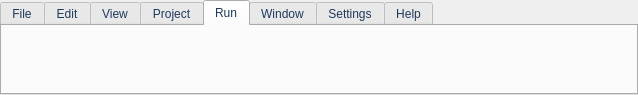
<?xml version="1.0" encoding="UTF-8"?>
<ui version="4.0">
 <class>TabWidget</class>
 <widget class="QTabWidget" name="TabWidget">
  <property name="geometry">
   <rect>
    <x>0</x>
    <y>0</y>
    <width>638</width>
    <height>95</height>
   </rect>
  </property>
  <property name="palette">
   <palette>
    <active>
     <colorrole role="WindowText">
      <brush brushstyle="SolidPattern">
       <color alpha="255">
        <red>30</red>
        <green>57</green>
        <blue>91</blue>
       </color>
      </brush>
     </colorrole>
     <colorrole role="ButtonText">
      <brush brushstyle="SolidPattern">
       <color alpha="255">
        <red>30</red>
        <green>57</green>
        <blue>91</blue>
       </color>
      </brush>
     </colorrole>
    </active>
    <inactive>
     <colorrole role="WindowText">
      <brush brushstyle="SolidPattern">
       <color alpha="255">
        <red>30</red>
        <green>57</green>
        <blue>91</blue>
       </color>
      </brush>
     </colorrole>
     <colorrole role="ButtonText">
      <brush brushstyle="SolidPattern">
       <color alpha="255">
        <red>30</red>
        <green>57</green>
        <blue>91</blue>
       </color>
      </brush>
     </colorrole>
    </inactive>
    <disabled>
     <colorrole role="WindowText">
      <brush brushstyle="SolidPattern">
       <color alpha="255">
        <red>120</red>
        <green>120</green>
        <blue>120</blue>
       </color>
      </brush>
     </colorrole>
     <colorrole role="ButtonText">
      <brush brushstyle="SolidPattern">
       <color alpha="255">
        <red>120</red>
        <green>120</green>
        <blue>120</blue>
       </color>
      </brush>
     </colorrole>
    </disabled>
   </palette>
  </property>
  <property name="font">
   <font>
    <family>Segoe UI</family>
   </font>
  </property>
  <property name="windowTitle">
   <string>TabWidget</string>
  </property>
  <property name="currentIndex">
   <number>4</number>
  </property>
  <widget class="QWidget" name="tabFile">
   <attribute name="title">
    <string>File</string>
   </attribute>
   <widget class="QWidget" name="layoutWidget">
    <property name="geometry">
     <rect>
      <x>0</x>
      <y>0</y>
      <width>631</width>
      <height>71</height>
     </rect>
    </property>
    <layout class="QHBoxLayout" name="horizontalLayout" stretch="1,2,0">
     <property name="margin">
      <number>1</number>
     </property>
     <item>
      <widget class="QGroupBox" name="groupBox">
       <property name="palette">
        <palette>
         <active>
          <colorrole role="WindowText">
           <brush brushstyle="SolidPattern">
            <color alpha="255">
             <red>115</red>
             <green>131</green>
             <blue>153</blue>
            </color>
           </brush>
          </colorrole>
          <colorrole role="ButtonText">
           <brush brushstyle="SolidPattern">
            <color alpha="255">
             <red>30</red>
             <green>57</green>
             <blue>91</blue>
            </color>
           </brush>
          </colorrole>
         </active>
         <inactive>
          <colorrole role="WindowText">
           <brush brushstyle="SolidPattern">
            <color alpha="255">
             <red>115</red>
             <green>131</green>
             <blue>153</blue>
            </color>
           </brush>
          </colorrole>
          <colorrole role="ButtonText">
           <brush brushstyle="SolidPattern">
            <color alpha="255">
             <red>30</red>
             <green>57</green>
             <blue>91</blue>
            </color>
           </brush>
          </colorrole>
         </inactive>
         <disabled>
          <colorrole role="WindowText">
           <brush brushstyle="SolidPattern">
            <color alpha="255">
             <red>120</red>
             <green>120</green>
             <blue>120</blue>
            </color>
           </brush>
          </colorrole>
          <colorrole role="ButtonText">
           <brush brushstyle="SolidPattern">
            <color alpha="255">
             <red>120</red>
             <green>120</green>
             <blue>120</blue>
            </color>
           </brush>
          </colorrole>
         </disabled>
        </palette>
       </property>
       <property name="title">
        <string>Test</string>
       </property>
       <property name="alignment">
        <set>Qt::AlignCenter</set>
       </property>
       <property name="flat">
        <bool>true</bool>
       </property>
       <widget class="QWidget" name="layoutWidget">
        <property name="geometry">
         <rect>
          <x>1</x>
          <y>17</y>
          <width>131</width>
          <height>57</height>
         </rect>
        </property>
        <layout class="QGridLayout" name="gridLayout">
         <property name="spacing">
          <number>0</number>
         </property>
         <item row="0" column="0" rowspan="2">
          <widget class="QToolButton" name="toolButton">
           <property name="sizePolicy">
            <sizepolicy hsizetype="Preferred" vsizetype="Preferred">
             <horstretch>0</horstretch>
             <verstretch>0</verstretch>
            </sizepolicy>
           </property>
           <property name="palette">
            <palette>
             <active>
              <colorrole role="ButtonText">
               <brush brushstyle="SolidPattern">
                <color alpha="255">
                 <red>30</red>
                 <green>57</green>
                 <blue>91</blue>
                </color>
               </brush>
              </colorrole>
             </active>
             <inactive>
              <colorrole role="ButtonText">
               <brush brushstyle="SolidPattern">
                <color alpha="255">
                 <red>30</red>
                 <green>57</green>
                 <blue>91</blue>
                </color>
               </brush>
              </colorrole>
             </inactive>
             <disabled>
              <colorrole role="ButtonText">
               <brush brushstyle="SolidPattern">
                <color alpha="255">
                 <red>120</red>
                 <green>120</green>
                 <blue>120</blue>
                </color>
               </brush>
              </colorrole>
             </disabled>
            </palette>
           </property>
           <property name="text">
            <string>Test1</string>
           </property>
           <property name="icon">
            <iconset>
             <normaloff>../../Resources/32x32/appearance.png</normaloff>../../Resources/32x32/appearance.png</iconset>
           </property>
           <property name="iconSize">
            <size>
             <width>32</width>
             <height>32</height>
            </size>
           </property>
           <property name="popupMode">
            <enum>QToolButton::DelayedPopup</enum>
           </property>
           <property name="toolButtonStyle">
            <enum>Qt::ToolButtonTextUnderIcon</enum>
           </property>
           <property name="autoRaise">
            <bool>true</bool>
           </property>
          </widget>
         </item>
         <item row="0" column="1">
          <widget class="QToolButton" name="toolButton_2">
           <property name="sizePolicy">
            <sizepolicy hsizetype="Preferred" vsizetype="Preferred">
             <horstretch>0</horstretch>
             <verstretch>0</verstretch>
            </sizepolicy>
           </property>
           <property name="text">
            <string>Test1</string>
           </property>
           <property name="toolButtonStyle">
            <enum>Qt::ToolButtonTextUnderIcon</enum>
           </property>
           <property name="autoRaise">
            <bool>true</bool>
           </property>
          </widget>
         </item>
         <item row="1" column="1">
          <widget class="QToolButton" name="toolButton_3">
           <property name="sizePolicy">
            <sizepolicy hsizetype="Preferred" vsizetype="Preferred">
             <horstretch>0</horstretch>
             <verstretch>0</verstretch>
            </sizepolicy>
           </property>
           <property name="text">
            <string>Test1</string>
           </property>
           <property name="popupMode">
            <enum>QToolButton::InstantPopup</enum>
           </property>
           <property name="toolButtonStyle">
            <enum>Qt::ToolButtonTextUnderIcon</enum>
           </property>
           <property name="autoRaise">
            <bool>true</bool>
           </property>
          </widget>
         </item>
         <item row="0" column="2">
          <spacer name="horizontalSpacer_2">
           <property name="orientation">
            <enum>Qt::Horizontal</enum>
           </property>
           <property name="sizeHint" stdset="0">
            <size>
             <width>40</width>
             <height>20</height>
            </size>
           </property>
          </spacer>
         </item>
        </layout>
       </widget>
      </widget>
     </item>
     <item>
      <widget class="QGroupBox" name="groupBox_2">
       <property name="palette">
        <palette>
         <active>
          <colorrole role="WindowText">
           <brush brushstyle="SolidPattern">
            <color alpha="255">
             <red>115</red>
             <green>131</green>
             <blue>153</blue>
            </color>
           </brush>
          </colorrole>
         </active>
         <inactive>
          <colorrole role="WindowText">
           <brush brushstyle="SolidPattern">
            <color alpha="255">
             <red>115</red>
             <green>131</green>
             <blue>153</blue>
            </color>
           </brush>
          </colorrole>
         </inactive>
         <disabled>
          <colorrole role="WindowText">
           <brush brushstyle="SolidPattern">
            <color alpha="255">
             <red>120</red>
             <green>120</green>
             <blue>120</blue>
            </color>
           </brush>
          </colorrole>
         </disabled>
        </palette>
       </property>
       <property name="title">
        <string>Font</string>
       </property>
       <property name="alignment">
        <set>Qt::AlignCenter</set>
       </property>
       <property name="flat">
        <bool>true</bool>
       </property>
       <widget class="QWidget" name="layoutWidget">
        <property name="geometry">
         <rect>
          <x>0</x>
          <y>15</y>
          <width>299</width>
          <height>56</height>
         </rect>
        </property>
        <layout class="QGridLayout" name="gridLayout_2">
         <item row="0" column="0" colspan="2">
          <widget class="QFontComboBox" name="fontComboBox">
           <property name="font">
            <font>
             <family>Segoe UI</family>
             <pointsize>9</pointsize>
            </font>
           </property>
           <property name="writingSystem">
            <enum>QFontDatabase::Latin</enum>
           </property>
           <property name="fontFilters">
            <set>QFontComboBox::AllFonts</set>
           </property>
           <property name="currentFont">
            <font/>
           </property>
          </widget>
         </item>
         <item row="0" column="2">
          <widget class="QSpinBox" name="sizeSpinBox">
           <property name="font">
            <font>
             <family>Segoe UI</family>
             <pointsize>9</pointsize>
             <weight>50</weight>
             <italic>false</italic>
             <bold>false</bold>
            </font>
           </property>
           <property name="suffix">
            <string/>
           </property>
           <property name="minimum">
            <number>1</number>
           </property>
           <property name="maximum">
            <number>32</number>
           </property>
           <property name="value">
            <number>9</number>
           </property>
          </widget>
         </item>
         <item row="0" column="3">
          <widget class="QPushButton" name="boldButton">
           <property name="sizePolicy">
            <sizepolicy hsizetype="Fixed" vsizetype="Fixed">
             <horstretch>0</horstretch>
             <verstretch>0</verstretch>
            </sizepolicy>
           </property>
           <property name="maximumSize">
            <size>
             <width>24</width>
             <height>24</height>
            </size>
           </property>
           <property name="font">
            <font>
             <family>Tahoma</family>
             <pointsize>11</pointsize>
             <weight>75</weight>
             <bold>true</bold>
            </font>
           </property>
           <property name="toolTip">
            <string>Bold</string>
           </property>
           <property name="text">
            <string>B</string>
           </property>
          </widget>
         </item>
         <item row="0" column="4">
          <widget class="QPushButton" name="italicButton">
           <property name="sizePolicy">
            <sizepolicy hsizetype="Fixed" vsizetype="Fixed">
             <horstretch>0</horstretch>
             <verstretch>0</verstretch>
            </sizepolicy>
           </property>
           <property name="maximumSize">
            <size>
             <width>24</width>
             <height>24</height>
            </size>
           </property>
           <property name="font">
            <font>
             <family>Tahoma</family>
             <pointsize>11</pointsize>
             <italic>true</italic>
            </font>
           </property>
           <property name="toolTip">
            <string>Italic</string>
           </property>
           <property name="text">
            <string>I</string>
           </property>
          </widget>
         </item>
         <item row="1" column="4">
          <widget class="QPushButton" name="bgColorButton">
           <property name="maximumSize">
            <size>
             <width>24</width>
             <height>24</height>
            </size>
           </property>
           <property name="font">
            <font>
             <family>Webdings</family>
             <pointsize>9</pointsize>
            </font>
           </property>
           <property name="text">
            <string>g</string>
           </property>
          </widget>
         </item>
         <item row="1" column="3">
          <widget class="QPushButton" name="fontColorButton">
           <property name="maximumSize">
            <size>
             <width>24</width>
             <height>24</height>
            </size>
           </property>
           <property name="font">
            <font>
             <family>Tahoma</family>
             <pointsize>12</pointsize>
             <weight>75</weight>
             <bold>true</bold>
            </font>
           </property>
           <property name="text">
            <string>A</string>
           </property>
          </widget>
         </item>
        </layout>
       </widget>
      </widget>
     </item>
     <item>
      <spacer name="horizontalSpacer">
       <property name="orientation">
        <enum>Qt::Horizontal</enum>
       </property>
       <property name="sizeType">
        <enum>QSizePolicy::Fixed</enum>
       </property>
       <property name="sizeHint" stdset="0">
        <size>
         <width>150</width>
         <height>20</height>
        </size>
       </property>
      </spacer>
     </item>
    </layout>
   </widget>
  </widget>
  <widget class="QWidget" name="tabEdit">
   <attribute name="title">
    <string>Edit</string>
   </attribute>
  </widget>
  <widget class="QWidget" name="tabView">
   <attribute name="title">
    <string>View</string>
   </attribute>
  </widget>
  <widget class="QWidget" name="tabProject">
   <attribute name="title">
    <string>Project</string>
   </attribute>
  </widget>
  <widget class="QWidget" name="tabRun">
   <attribute name="title">
    <string>Run</string>
   </attribute>
  </widget>
  <widget class="QWidget" name="tabWindow">
   <attribute name="title">
    <string>Window</string>
   </attribute>
  </widget>
  <widget class="QWidget" name="tabSettings">
   <attribute name="title">
    <string>Settings</string>
   </attribute>
  </widget>
  <widget class="QWidget" name="tabHelp">
   <attribute name="title">
    <string>Help</string>
   </attribute>
  </widget>
 </widget>
 <resources>
  <include location="../Icons/icons.qrc"/>
 </resources>
 <connections/>
</ui>
